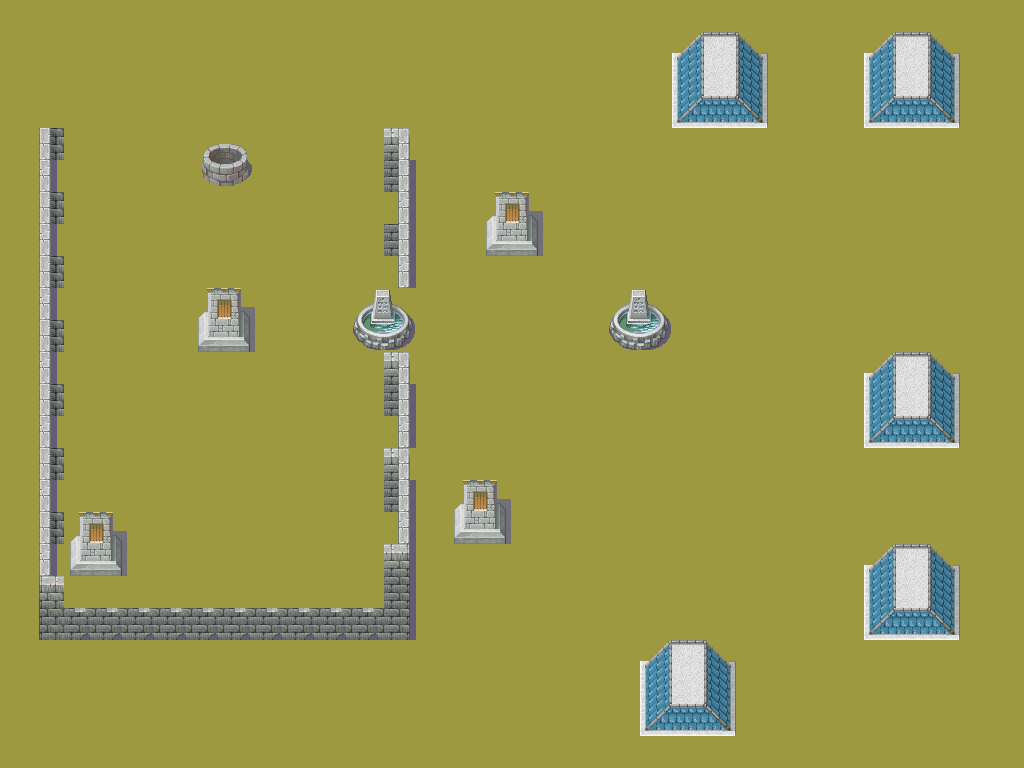

Rendered tile map (Tiled .tmx) drawn with the repository's tilesets; below, a short description and the full map source, tile grids included:
An orthogonal 32x24 tile map with 32x32 px tiles, 2 tile layers (background, barrier).

<map version="1.0" orientation="orthogonal" width="32" height="24" tilewidth="32" tileheight="32">
 <tileset firstgid="1" name="tiles" tilewidth="32" tileheight="32">
  <image source="tiles.png" width="832" height="448" />
 </tileset>
 <layer name="background" width="32" height="24">
  <data encoding="csv">
14,14,14,14,14,14,14,14,14,14,14,14,14,14,14,14,14,14,14,14,14,14,14,14,14,14,14,14,14,14,14,14,
14,14,14,14,14,14,14,14,14,14,14,14,14,14,14,14,14,14,14,14,14,14,14,14,14,14,14,14,14,14,14,14,
14,14,14,14,14,14,14,14,14,14,14,14,14,14,14,14,14,14,14,14,14,14,14,14,14,14,14,14,14,14,14,14,
14,14,14,14,14,14,14,14,14,14,14,14,14,14,14,14,14,14,14,14,14,14,14,14,14,14,14,14,14,14,14,14,
14,14,14,14,14,14,14,14,14,14,14,14,14,14,14,14,14,14,14,14,14,14,14,14,14,14,14,14,14,14,14,14,
14,14,14,14,14,14,14,14,14,14,14,14,14,14,14,14,14,14,14,14,14,14,14,14,14,14,14,14,14,14,14,14,
14,14,14,14,14,14,14,14,14,14,14,14,14,14,14,14,14,14,14,14,14,14,14,14,14,14,14,14,14,14,14,14,
14,14,14,14,14,14,14,14,14,14,14,14,14,14,14,14,14,14,14,14,14,14,14,14,14,14,14,14,14,14,14,14,
14,14,14,14,14,14,14,14,14,14,14,14,14,14,14,14,14,14,14,14,14,14,14,14,14,14,14,14,14,14,14,14,
14,14,14,14,14,14,14,14,14,14,14,14,14,14,14,14,14,14,14,14,14,14,14,14,14,14,14,14,14,14,14,14,
14,14,14,14,14,14,14,14,14,14,14,14,14,14,14,14,14,14,14,14,14,14,14,14,14,14,14,14,14,14,14,14,
14,14,14,14,14,14,14,14,14,14,14,14,14,14,14,14,14,14,14,14,14,14,14,14,14,14,14,14,14,14,14,14,
14,14,14,14,14,14,14,14,14,14,14,14,14,14,14,14,14,14,14,14,14,14,14,14,14,14,14,14,14,14,14,14,
14,14,14,14,14,14,14,14,14,14,14,14,14,14,14,14,14,14,14,14,14,14,14,14,14,14,14,14,14,14,14,14,
14,14,14,14,14,14,14,14,14,14,14,14,14,14,14,14,14,14,14,14,14,14,14,14,14,14,14,14,14,14,14,14,
14,14,14,14,14,14,14,14,14,14,14,14,14,14,14,14,14,14,14,14,14,14,14,14,14,14,14,14,14,14,14,14,
14,14,14,14,14,14,14,14,14,14,14,14,14,14,14,14,14,14,14,14,14,14,14,14,14,14,14,14,14,14,14,14,
14,14,14,14,14,14,14,14,14,14,14,14,14,14,14,14,14,14,14,14,14,14,14,14,14,14,14,14,14,14,14,14,
14,14,14,14,14,14,14,14,14,14,14,14,14,14,14,14,14,14,14,14,14,14,14,14,14,14,14,14,14,14,14,14,
14,14,14,14,14,14,14,14,14,14,14,14,14,14,14,14,14,14,14,14,14,14,14,14,14,14,14,14,14,14,14,14,
14,14,14,14,14,14,14,14,14,14,14,14,14,14,14,14,14,14,14,14,14,14,14,14,14,14,14,14,14,14,14,14,
14,14,14,14,14,14,14,14,14,14,14,14,14,14,14,14,14,14,14,14,14,14,14,14,14,14,14,14,14,14,14,14,
14,14,14,14,14,14,14,14,14,14,14,14,14,14,14,14,14,14,14,14,14,14,14,14,14,14,14,14,14,14,14,14,
14,14,14,14,14,14,14,14,14,14,14,14,14,14,14,14,14,14,14,14,14,14,14,14,14,14,14,14,14,14,14,14
</data>
 </layer>
 <layer name="barrier" width="32" height="24">
  <data encoding="csv">
0,0,0,0,0,0,0,0,0,0,0,0,0,0,0,0,0,0,0,0,0,0,0,0,0,0,0,0,0,0,0,0,
0,0,0,0,0,0,0,0,0,0,0,0,0,0,0,0,0,0,0,0,0,279,280,281,0,0,0,279,280,281,0,0,
0,0,0,0,0,0,0,0,0,0,0,0,0,0,0,0,0,0,0,0,0,305,306,307,0,0,0,305,306,307,0,0,
0,0,0,0,0,0,0,0,0,0,0,0,0,0,0,0,0,0,0,0,0,331,332,333,0,0,0,331,332,333,0,0,
0,66,0,0,0,0,48,49,0,0,0,0,42,0,0,0,0,0,0,0,0,0,0,0,0,0,0,0,0,0,0,0,
0,92,0,0,0,0,74,75,0,0,0,0,68,0,0,0,0,0,0,0,0,0,0,0,0,0,0,0,0,0,0,0,
0,66,0,0,0,0,0,0,0,0,0,0,94,0,0,324,325,0,0,0,0,0,0,0,0,0,0,0,0,0,0,0,
0,92,0,0,0,0,0,0,0,0,0,0,68,0,0,350,351,0,0,0,0,0,0,0,0,0,0,0,0,0,0,0,
0,66,0,0,0,0,0,0,0,0,0,0,94,0,0,0,0,0,0,0,0,0,0,0,0,0,0,0,0,0,0,0,
0,92,0,0,0,0,324,325,0,0,0,50,51,0,0,0,0,0,0,50,51,0,0,0,0,0,0,0,0,0,0,0,
0,66,0,0,0,0,350,351,0,0,0,76,77,0,0,0,0,0,0,76,77,0,0,0,0,0,0,0,0,0,0,0,
0,92,0,0,0,0,0,0,0,0,0,0,42,0,0,0,0,0,0,0,0,0,0,0,0,0,0,279,280,281,0,0,
0,66,0,0,0,0,0,0,0,0,0,0,68,0,0,0,0,0,0,0,0,0,0,0,0,0,0,305,306,307,0,0,
0,92,0,0,0,0,0,0,0,0,0,0,94,0,0,0,0,0,0,0,0,0,0,0,0,0,0,331,332,333,0,0,
0,66,0,0,0,0,0,0,0,0,0,0,42,0,0,0,0,0,0,0,0,0,0,0,0,0,0,0,0,0,0,0,
0,92,0,0,0,0,0,0,0,0,0,0,68,0,324,325,0,0,0,0,0,0,0,0,0,0,0,0,0,0,0,0,
0,66,324,325,0,0,0,0,0,0,0,0,94,0,350,351,0,0,0,0,0,0,0,0,0,0,0,0,0,0,0,0,
0,92,350,351,0,0,0,0,0,0,0,0,120,0,0,0,0,0,0,0,0,0,0,0,0,0,0,279,280,281,0,0,
0,118,0,0,0,0,0,0,0,0,0,0,146,0,0,0,0,0,0,0,0,0,0,0,0,0,0,305,306,307,0,0,
0,144,145,145,145,145,145,145,145,145,145,145,146,0,0,0,0,0,0,0,0,0,0,0,0,0,0,331,332,333,0,0,
0,0,0,0,0,0,0,0,0,0,0,0,0,0,0,0,0,0,0,0,279,280,281,0,0,0,0,0,0,0,0,0,
0,0,0,0,0,0,0,0,0,0,0,0,0,0,0,0,0,0,0,0,305,306,307,0,0,0,0,0,0,0,0,0,
0,0,0,0,0,0,0,0,0,0,0,0,0,0,0,0,0,0,0,0,331,332,333,0,0,0,0,0,0,0,0,0,
0,0,0,0,0,0,0,0,0,0,0,0,0,0,0,0,0,0,0,0,0,0,0,0,0,0,0,0,0,0,0,0
</data>
 </layer>
</map>
